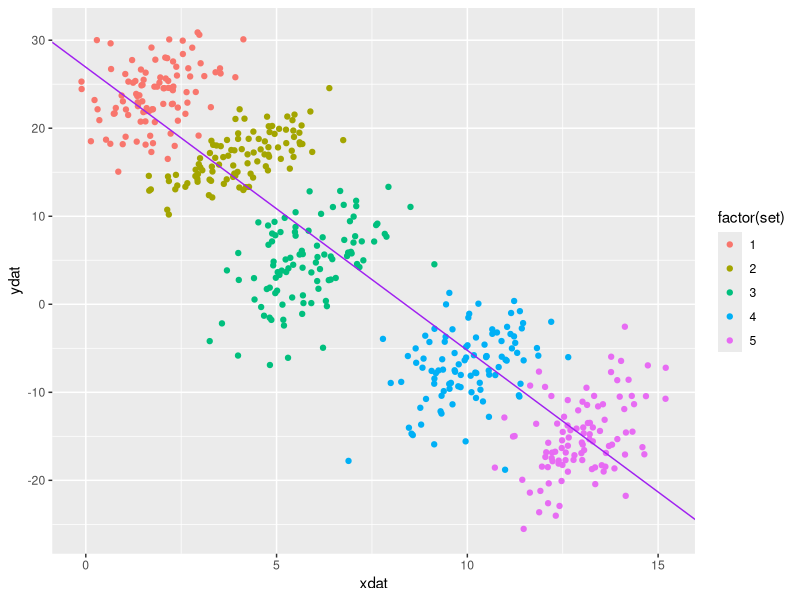
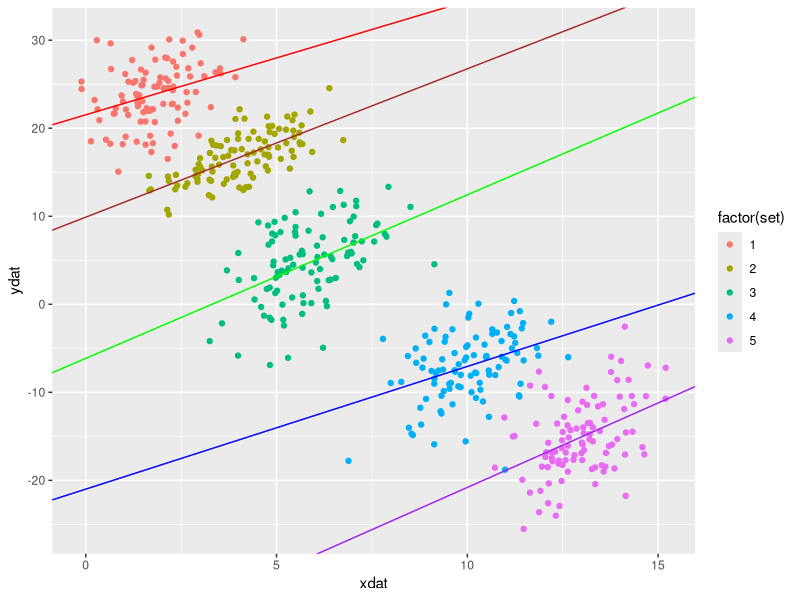

These figures' R source, in order:
data <- matrix(0,500,3)
e <- matrix(0,500,1)


data[1:100,1] <- rnorm(100,2,1)
e[1:100] <- rnorm(100,0,3)
data[1:100,2] <- 20 + 1.8 * data[1:100,1]  + e[1:100]

data[101:200,1] <- rnorm(100,4,1)
e[101:200] <- rnorm(100,0,2)
data[101:200,2] <- 10 + 1.6 * data[101:200,1] + e[101:200]

data[201:300,1] <- rnorm(100,6,1)
e[201:300] <- rnorm(100,0,4)
data[201:300,2] <- -5 + 1.7 * data[201:300,1] + e[201:300]

data[301:400,1] <- rnorm(100,10,1)
e[301:400] <- rnorm(100,0,4)
data[301:400,2] <- -20 + 1.3 * data[301:400,1] + e[301:400]

data[401:500,1] <- rnorm(100,13,1)
e[401:500] <- rnorm(100,0,4)
data[401:500,2] <- -40 + 1.9 * data[401:500,1] + e[401:500]

data[1:100,3] <- 1
data[101:200,3] <- 2
data[201:300,3] <- 3
data[301:400,3] <- 4
data[401:500,3] <- 5

frame <- data.frame(data[,1],data[,2],data[,3])
colnames(frame) <- c("xdat", "ydat","set")

model <- lm(data[,2] ~ data[,1])
coef <- summary(model)$coefficients
model1 <- lm(data[1:100,2] ~ data[1:100,1])
coef1 <- summary(model1)$coefficients
model2 <- lm(data[101:200,2] ~ data[101:200,1])
coef2 <- summary(model2)$coefficients
model3 <- lm(data[201:300,2] ~ data[201:300,1])
coef3 <- summary(model3)$coefficients
model4 <- lm(data[301:400,2] ~ data[301:400,1])
coef4 <- summary(model4)$coefficients
model5 <- lm(data[401:500,2] ~ data[401:500,1])
coef5 <- summary(model5)$coefficients

library(ggplot2)
a <- ggplot(frame, aes( x= xdat, y= ydat)) + geom_point(aes(color = factor(set)))
a = a+ geom_abline(intercept = coef[1], slope = coef[2],color='purple')
plot(a)

a <- ggplot(frame, aes( x= xdat, y= ydat)) + geom_point(aes(color = factor(set)))
a = a+ geom_abline(intercept = coef1[1] , slope = coef1[2], color='red')
a = a+ geom_abline(intercept = coef2[1] , slope = coef2[2], color='brown')
a = a+ geom_abline(intercept = coef3[1] , slope = coef3[2], color='green')
a = a+ geom_abline(intercept = coef4[1] , slope = coef4[2], color='blue')
a = a+ geom_abline(intercept = coef5[1] , slope = coef5[2], color='purple')
plot(a)


modelcheck1 <- lm(data[1:200,2] ~ data[1:200,1])
coefcheck1 <- summary(modelcheck1)$coefficients

modelcheck2 <- lm(data[1:300,2] ~ data[1:300,1])
coefcheck2 <- summary(modelcheck2)$coefficients

modelcheck3 <- lm(data[1:400,2] ~ data[1:400,1])
coefcheck3 <- summary(modelcheck3)$coefficients

modelcheck4 <- lm(data[1:500,2] ~ data[1:500,1])
coefcheck4 <- summary(modelcheck4)$coefficients
